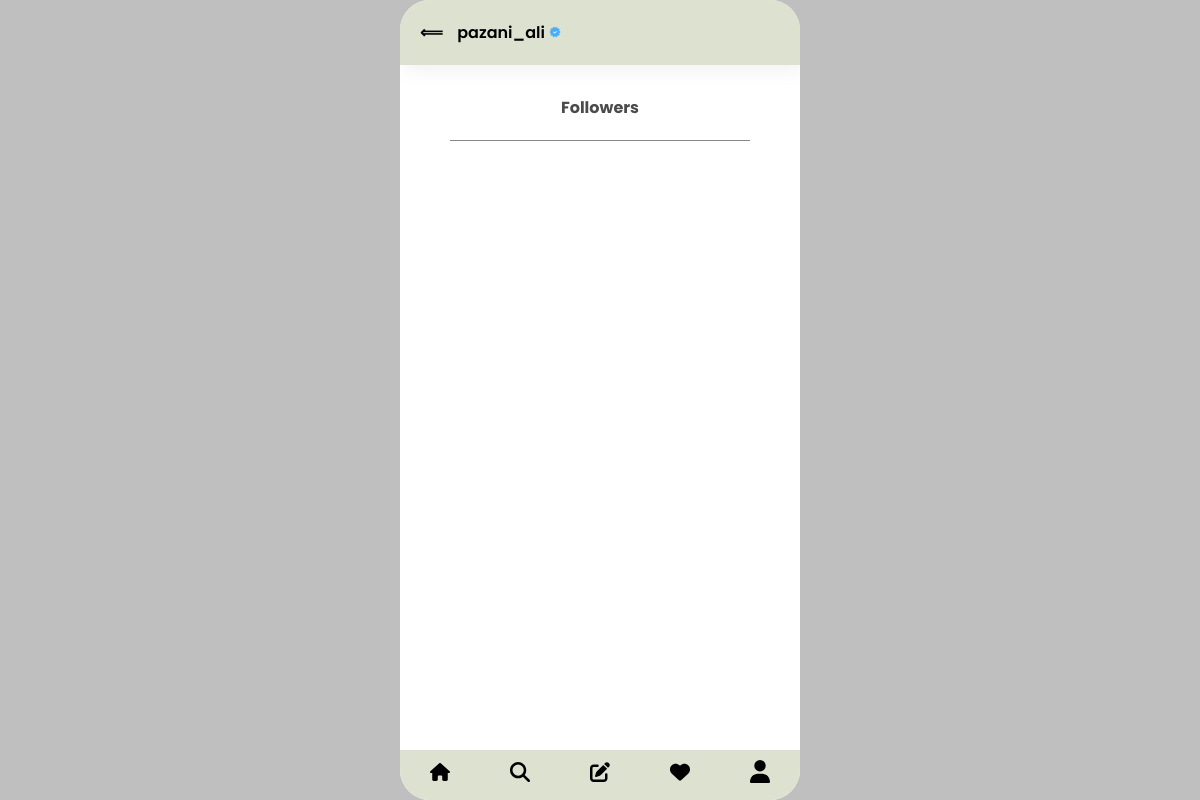
Before: /viewfollowers/6 (signed in) with the older database file.
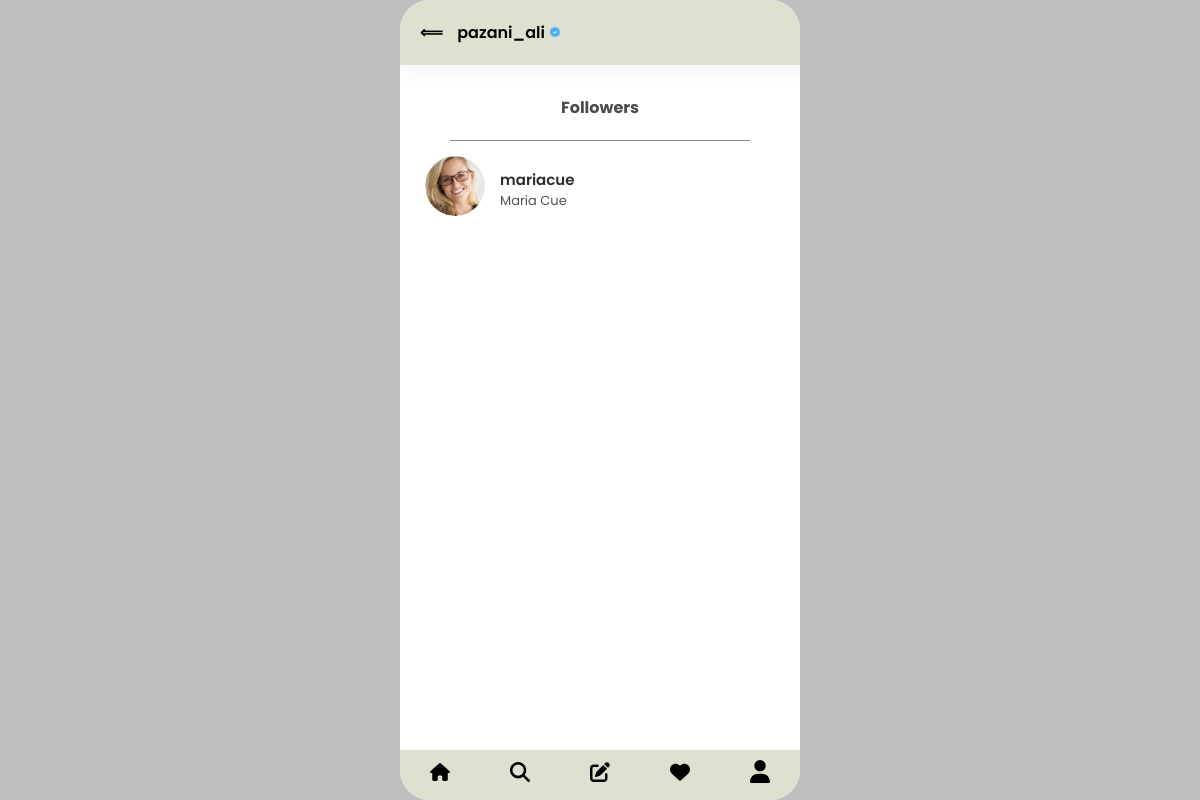
After: the same page with the newer database file.
### core/models.py (models this page shows, shortened)
class Profile(models.Model):
    user = models.OneToOneField(User, on_delete=models.CASCADE)
    bio = models.TextField(max_length=500, blank=True)
    profile_picture = models.ImageField(upload_to='profile_pictures/', blank=True, null=True)
    location = models.CharField(max_length=100, blank=True)
    verified = models.BooleanField(default=False)

class FollowersManager(models.Model):
    follower = models.ForeignKey(Profile, related_name='following', on_delete=models.CASCADE)
    followed = models.ForeignKey(Profile, related_name='followers', on_delete=models.CASCADE)
    created_at = models.DateTimeField(auto_now_add=True)
    class Meta:
        unique_together = ('follower', 'followed')

### core/views.py (the view)
# urls.py: path('viewfollowers/<int:user_id>', views.followers_view_page ,name='viewfollowers'),
def followers_view_page(request, user_id):
    user = User.objects.get(id=user_id)
    profile = Profile.objects.get(user=user)
    currentProf = Profile.objects.get(user=request.user)
    followers = FollowersManager.objects.filter(followed=profile)
    following = FollowersManager.objects.filter(follower=currentProf).values_list('followed', flat=True)
    context = {'user':profile, 'followers':followers, 'following':following}
    return render(request, 'core/followers.html', context)

### core/templates/core/followers.html (shortened to what this page needs)
{% extends "core/base.html" %}
{% load static %}
{% block content %}
    <nav id="followViewNav">
        <div id="arrowAndusername">
            <a onclick="goBack()" style="text-decoration: none;color: black;"  href="#"><span id="arrowLeft">&Longleftarrow;</span></a>
            <span id="navUsername">{{user.user.username}}</span>
            {% if user.verified %}
                <img src="{% static 'svg/verified.png' %}" width="12px">
            {% endif %}
        </div>
    </nav>
    <div id="followersHeader">
        <span>Followers</span>
    </div>
    <div id="container-underlinerFollowers">
        <div id="underlinerFollowers"></div>
    </div>
    <div id="followersFeedView">
        {% for profile in followers %}
            <div class="followers-Contaner">
                <div class="userProfImg">
                    <img src="{{profile.follower.profile_picture.url}}">
                </div>
                <div class="userProfInfo">
                    <span>{{profile.follower.user.username}}</span>
                    <span>{{profile.follower.user.first_name}} {{profile.follower.user.last_name}}</span>
                </div>
            </div>
        {% endfor %}
    </div>
    {% include "core/Nav.html" %}
{% endblock content %}

### core/templates/core/base.html (shortened to what this page needs)
<!DOCTYPE html>
{% load static %}
<html lang="en">
<head>
    <link rel="stylesheet" href="{% static 'css/main.css' %}">
    <link rel="stylesheet" href="{% static 'css/follow.css' %}">
</head>
<body>
    <div class="app">
        {% block content %}
        {% endblock content %}
    </div>
</body>
</html>

### core/templates/core/Nav.html
{% load static %}
<nav>
    <div class="navbar">
        <a href="/"><img src="{% static 'svg/house-solid.svg' %}"></a>
        <a href=""><img src="{% static 'svg/magnifying-glass-solid.svg' %}"></a>
        <a href="{% url 'core:createPost' %}"><img src="{% static 'svg/pen-to-square-solid.svg' %}"></a>
        <a href=""><img src="{% static 'svg/heart-solid.svg' %}"></a>
        <a href="{% url 'core:posterprofile' request.user.id %}"><img src="{% static 'svg/user-solid.svg' %}"></a>
    </div>
</nav>

### static/css/main.css (style rules this page uses)
body { margin: 0; padding: 0; background-color: #bfbfbf; display: flex; justify-content: center; height: 100vh; align-items: center; color: rgb(0, 0, 0); font-family: 'Poppins', sans-serif; }
.app { position: relative; height: 100vh; width: 100vw; border-radius: 30px; background-color: #ffffff; padding: 0; overflow-y: scroll; transition: 1s ease-in-out; }
@media (min-width: 600px) { .app { width: 400px; } }
nav .navbar { position: absolute; display: flex; height: 50px; width: 100%; bottom: 0; justify-content: space-around; align-items: center; background-color: #dde2d0; }
nav .navbar a img { width: 20px; }

### static/css/follow.css (style rules this page uses)
.app #followViewNav { padding: 20px 0; width: 100%; box-shadow: 5px 5px 20px rgba(0,0,0,0.06); display: flex; justify-content: space-between; position: sticky; top: 0; z-index: 990; background-color: #dde2d0; }
.app #followViewNav #arrowAndusername { padding: 0 20px; }
.app #followViewNav #arrowAndusername #arrowLeft { margin-right: 10px; font-weight: 600; }
.app #followViewNav #arrowAndusername #navUsername { font-weight: 600; }
.app #followersHeader { margin: 20px 0; margin-top: 30px; width: 100%; display: flex; justify-content: center; align-items: center; }
.app #followersHeader span { font-weight: bold; color: rgb(75, 75, 75); }
.app #container-underlinerFollowers { width: 100%; display: flex; justify-content: center; align-items: center; }
.app #container-underlinerFollowers #underlinerFollowers { width: 75%; height: 1px; background-color: rgb(137, 137, 137); }
.app #followersFeedView { width: 100%; height: 79%; overflow-y: scroll; }
.app #followersFeedView .followers-Contaner { display: flex; flex-direction: row; padding: 15px 25px; position: relative; }
.app #followersFeedView .followers-Contaner .userProfImg img { width: 60px; height: 60px; border-radius: 50%; }
.app #followersFeedView .followers-Contaner .userProfInfo { display: flex; justify-content: center; flex-direction: column; margin-left: 15px; }
.app #followersFeedView .followers-Contaner .userProfInfo span:first-child { font-size: 15px; color: rgb(45, 45, 45); font-weight: 600; }
.app #followersFeedView .followers-Contaner .userProfInfo span:last-child { font-size: 13px; color: rgb(82, 82, 82); }

Changed rows visible on the page:
added FollowersManager: follower.profile_picture (picture), follower.user.username "mariacue", follower.user.first_name "Maria", follower.user.last_name "Cue"
